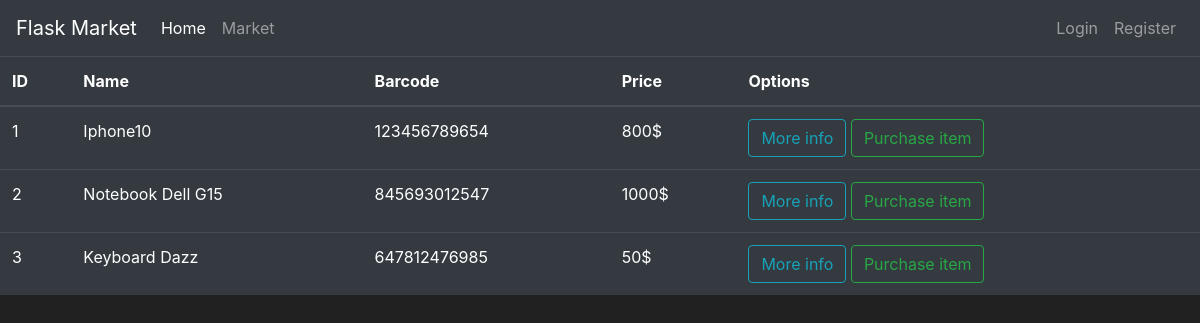
/market, run on an earlier commit of the app's database.
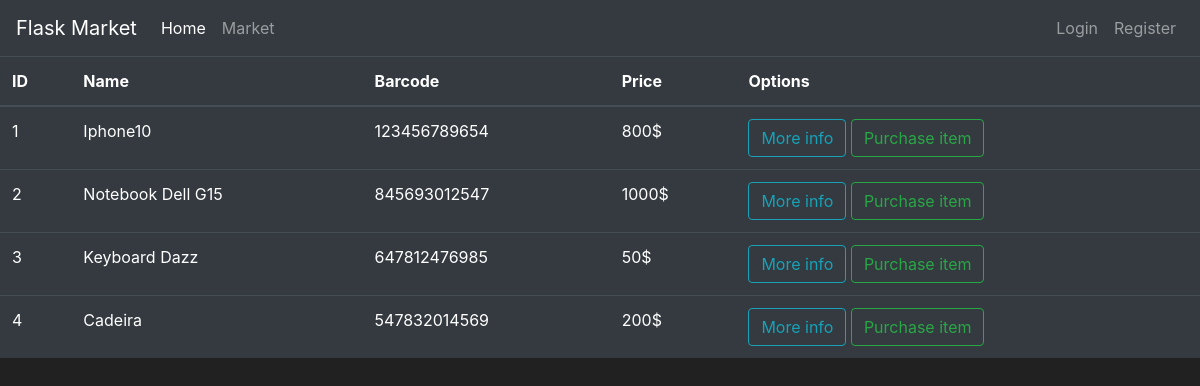
And on a later commit of the database.
### market/models.py (models this page shows, shortened)
class Item(db.Model):
    id = db.Column(db.Integer, primary_key=True)
    name = db.Column(db.String(30), nullable=False, unique=True)
    price = db.Column(db.Integer, nullable=False)
    barcode = db.Column(db.String(12), nullable=False, unique=True)
    description = db.Column(db.String(1024), nullable=False, unique=True)

### market/routes.py (the view)
@app.route('/market')
def market_page():
    items = Item.query.all()
    return render_template('market.html', items=items)

### market/templates/market.html (shortened to what this page needs)
{% extends 'base.html' %}
{% block content %}
<table class="table table-hover table-dark">
  <thead>
    <tr>
      <th scope="col">ID</th>
      <th scope="col">Name</th>
      <th scope="col">Barcode</th>
      <th scope="col">Price</th>
      <th scope="col">Options</th>
    </tr>
  </thead>
  <tbody>
    {% for item in items %}
    <tr>
      <td>{{item.id}}</td>
      <td>{{item.name}}</td>
      <td>{{item.barcode}}</td>
      <td>{{item.price}}$</td>
      <td>
        <button class="btn btn-outline-info">More info</button>
        <button class="btn btn-outline-success">Purchase item</button>
      </td>
    </tr>
    {% endfor %}
  </tbody>
</table>
{% endblock %}

### market/templates/base.html (shortened to what this page needs)
<!doctype html>
<html lang="en">
   <head>
      <link rel="stylesheet" href="https://cdn.jsdelivr.net/npm/bootstrap@4.5.3/dist/css/bootstrap.min.css">
   </head>
   <body>
    <nav class="navbar navbar-expand-md navbar-dark bg-dark">
      <a class="navbar-brand" href="#">Flask Market</a>
      <div class="collapse navbar-collapse justify-content-between" id="navbarNav">
        <ul class="navbar-nav mr-auto">
          <li class="nav-item active">
            <a class="nav-link" href="{{url_for('home_page')}}">Home <span class="sr-only">(current)</span></a>
          </li>
          <li class="nav-item">
            <a class="nav-link" href="{{url_for('market_page')}}">Market</a>
          </li>
        </ul>
        <ul class="navbar-nav">
          <li class="nav-item">
            <a class="nav-link" href="#">Login</a>
          </li>
          <li class="nav-item">
            <a class="nav-link" href="#">Register</a>
          </li>
        </ul>
      </div>
  </nav>
  {% block content %}
  {% endblock %}
   </body>
</html>

### market/templates/base.html (style rules this page uses)
body { background-color: #212121; color: white }

What changed in the data, as far as the page shows it:
added Item: id "4", name "Cadeira", barcode "547832014569", price "200"
